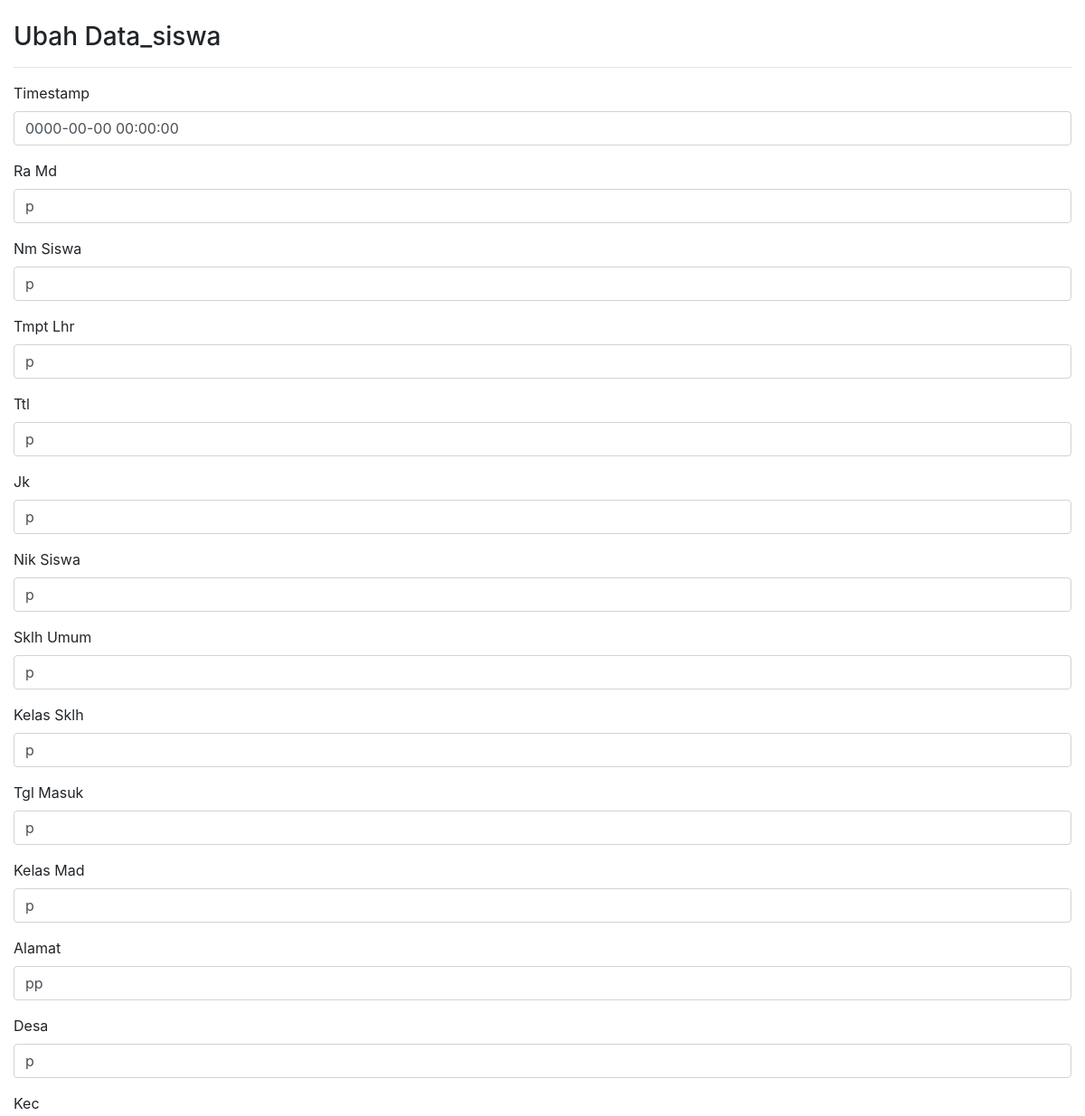
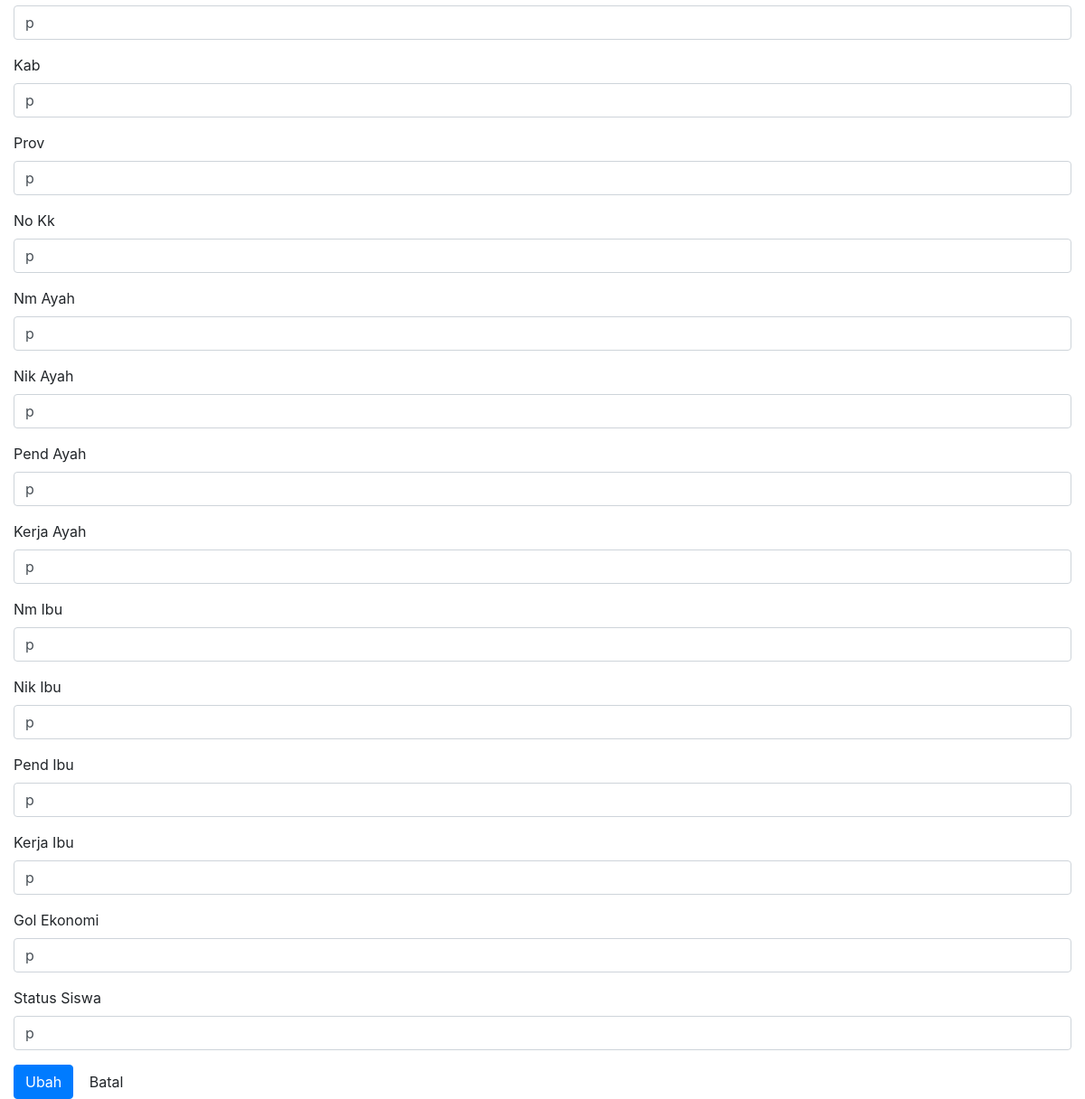
The page /index.php/data_siswa/update/2.html on the database its author committed (2 pictures, top to bottom).
### tables this page shows
CREATE TABLE `data_siswa` (
  `id` int(10) NOT NULL,
  `timestamp` timestamp NULL DEFAULT current_timestamp(),
  `ra_md` varchar(10) NOT NULL,
  `nm_siswa` varchar(200) NOT NULL,
  `tmpt_lhr` varchar(50) NOT NULL,
  `ttl` varchar(20) NOT NULL,
  `jk` varchar(10) NOT NULL,
  `nik_siswa` varchar(20) NOT NULL,
  `sklh_umum` varchar(50) DEFAULT NULL,
  `kelas_sklh` varchar(5) DEFAULT NULL,
  `tgl_masuk` varchar(20) NOT NULL,
  `kelas_mad` varchar(5) NOT NULL,
  `alamat` varchar(200) NOT NULL,
  `desa` varchar(100) NOT NULL,
  `kec` varchar(100) NOT NULL,
  `kab` varchar(100) NOT NULL,
  `prov` varchar(100) NOT NULL,
  `no_kk` varchar(100) NOT NULL,
  `nm_ayah` varchar(200) NOT NULL,
  `nik_ayah` varchar(100) NOT NULL,
  `pend_ayah` varchar(100) NOT NULL,
  `kerja_ayah` varchar(100) NOT NULL,
  `nm_ibu` varchar(200) NOT NULL,
  `nik_ibu` varchar(100) NOT NULL,
  `pend_ibu` varchar(100) NOT NULL,
  `kerja_ibu` varchar(100) NOT NULL,
  `gol_ekonomi` varchar(100) NOT NULL,
  `status_siswa` varchar(100) NOT NULL
);

### application/controllers/Data_siswa.php (called while the page is built, shortened)
<?php
class Data_siswa extends CI_Controller
{
    function __construct()
    {
        $this->load->model('Data_siswa_model');
        $this->load->library('form_validation');
    }
    public function update($id)
    {
        $row = $this->Data_siswa_model->get_by_id($id);
        if ($row) {
            $data = array(
                'button' => 'Ubah',
                'action' => site_url('data_siswa/update_action'),
		'id' => set_value('id', $row->id),
		'timestamp' => set_value('timestamp', $row->timestamp),
		'ra_md' => set_value('ra_md', $row->ra_md),
		'nm_siswa' => set_value('nm_siswa', $row->nm_siswa),
		'tmpt_lhr' => set_value('tmpt_lhr', $row->tmpt_lhr),
		'ttl' => set_value('ttl', $row->ttl),
		'jk' => set_value('jk', $row->jk),
		'nik_siswa' => set_value('nik_siswa', $row->nik_siswa),
		'sklh_umum' => set_value('sklh_umum', $row->sklh_umum),
		'kelas_sklh' => set_value('kelas_sklh', $row->kelas_sklh),
		'tgl_masuk' => set_value('tgl_masuk', $row->tgl_masuk),
		'kelas_mad' => set_value('kelas_mad', $row->kelas_mad),
		'alamat' => set_value('alamat', $row->alamat),
		'desa' => set_value('desa', $row->desa),
		'kec' => set_value('kec', $row->kec),
		'kab' => set_value('kab', $row->kab),
		'prov' => set_value('prov', $row->prov),
		'no_kk' => set_value('no_kk', $row->no_kk),
		'nm_ayah' => set_value('nm_ayah', $row->nm_ayah),
		'nik_ayah' => set_value('nik_ayah', $row->nik_ayah),
		'pend_ayah' => set_value('pend_ayah', $row->pend_ayah),
		'kerja_ayah' => set_value('kerja_ayah', $row->kerja_ayah),
		'nm_ibu' => set_value('nm_ibu', $row->nm_ibu),
		'nik_ibu' => set_value('nik_ibu', $row->nik_ibu),
		'pend_ibu' => set_value('pend_ibu', $row->pend_ibu),
		'kerja_ibu' => set_value('kerja_ibu', $row->kerja_ibu),
		'gol_ekonomi' => set_value('gol_ekonomi', $row->gol_ekonomi),
		'status_siswa' => set_value('status_siswa', $row->status_siswa),
	    );
            $this->load->view('data_siswa/data_siswa_form', $data);
        } else {
            $this->session->set_flashdata('message', 'Data tidak ditemukan');
            redirect(site_url('data_siswa'));
        }
    }
}

### index.php (called while the page is built, shortened)
<?php
require_once BASEPATH.'core/CodeIgniter.php';

### application/models/Data_siswa_model.php (called while the page is built, shortened)
<?php
class Data_siswa_model extends CI_Model
{
    public $table = 'data_siswa';
    public $id = 'id';
    function get_by_id($id)
    {
        $this->db->where($this->id, $id);
        return $this->db->get($this->table)->row();
    }
}

### application/views/data_siswa/data_siswa_form.php (the view, shortened to what this page needs)
<!doctype html>
<html lang="en">
  <head>
    <link rel="stylesheet" href="https://cdnjs.cloudflare.com/ajax/libs/twitter-bootstrap/4.4.0/css/bootstrap.min.css" >
  </head>
  <body>
  <br>
  <div class="container-fluid">
        <h3 style="margin-top:0px"><?php echo $button ?> Data_siswa</h3>
        <hr>
        <form action="<?php echo $action; ?>" method="post" enctype="multipart/form-data">
	    <div class="form-group">
            <label for="timestamp">Timestamp <?php echo form_error('timestamp') ?></label>
            <input type="text" class="form-control" name="timestamp" id="timestamp" placeholder="Timestamp" autocomplete="off" value="<?php echo $timestamp; ?>" />
        </div>
	    <div class="form-group">
            <label for="varchar">Ra Md <?php echo form_error('ra_md') ?></label>
            <input type="text" class="form-control" name="ra_md" id="ra_md" placeholder="Ra Md" autocomplete="off" value="<?php echo $ra_md; ?>" />
        </div>
	    <div class="form-group">
            <label for="varchar">Nm Siswa <?php echo form_error('nm_siswa') ?></label>
            <input type="text" class="form-control" name="nm_siswa" id="nm_siswa" placeholder="Nm Siswa" autocomplete="off" value="<?php echo $nm_siswa; ?>" />
        </div>
	    <div class="form-group">
            <label for="varchar">Tmpt Lhr <?php echo form_error('tmpt_lhr') ?></label>
            <input type="text" class="form-control" name="tmpt_lhr" id="tmpt_lhr" placeholder="Tmpt Lhr" autocomplete="off" value="<?php echo $tmpt_lhr; ?>" />
        </div>
	    <div class="form-group">
            <label for="varchar">Ttl <?php echo form_error('ttl') ?></label>
            <input type="text" class="form-control" name="ttl" id="ttl" placeholder="Ttl" autocomplete="off" value="<?php echo $ttl; ?>" />
        </div>
	    <div class="form-group">
            <label for="varchar">Jk <?php echo form_error('jk') ?></label>
            <input type="text" class="form-control" name="jk" id="jk" placeholder="Jk" autocomplete="off" value="<?php echo $jk; ?>" />
        </div>
	    <div class="form-group">
            <label for="varchar">Nik Siswa <?php echo form_error('nik_siswa') ?></label>
            <input type="text" class="form-control" name="nik_siswa" id="nik_siswa" placeholder="Nik Siswa" autocomplete="off" value="<?php echo $nik_siswa; ?>" />
        </div>
	    <div class="form-group">
            <label for="varchar">Sklh Umum <?php echo form_error('sklh_umum') ?></label>
            <input type="text" class="form-control" name="sklh_umum" id="sklh_umum" placeholder="Sklh Umum" autocomplete="off" value="<?php echo $sklh_umum; ?>" />
        </div>
	    <div class="form-group">
            <label for="varchar">Kelas Sklh <?php echo form_error('kelas_sklh') ?></label>
            <input type="text" class="form-control" name="kelas_sklh" id="kelas_sklh" placeholder="Kelas Sklh" autocomplete="off" value="<?php echo $kelas_sklh; ?>" />
        </div>
	    <div class="form-group">
            <label for="varchar">Tgl Masuk <?php echo form_error('tgl_masuk') ?></label>
            <input type="text" class="form-control" name="tgl_masuk" id="tgl_masuk" placeholder="Tgl Masuk" autocomplete="off" value="<?php echo $tgl_masuk; ?>" />
        </div>
	    <div class="form-group">
            <label for="varchar">Kelas Mad <?php echo form_error('kelas_mad') ?></label>
            <input type="text" class="form-control" name="kelas_mad" id="kelas_mad" placeholder="Kelas Mad" autocomplete="off" value="<?php echo $kelas_mad; ?>" />
        </div>
	    <div class="form-group">
            <label for="varchar">Alamat <?php echo form_error('alamat') ?></label>
            <input type="text" class="form-control" name="alamat" id="alamat" placeholder="Alamat" autocomplete="off" value="<?php echo $alamat; ?>" />
        </div>
	    <div class="form-group">
            <label for="varchar">Desa <?php echo form_error('desa') ?></label>
            <input type="text" class="form-control" name="desa" id="desa" placeholder="Desa" autocomplete="off" value="<?php echo $desa; ?>" />
        </div>
	    <div class="form-group">
            <label for="varchar">Kec <?php echo form_error('kec') ?></label>
            <input type="text" class="form-control" name="kec" id="kec" placeholder="Kec" autocomplete="off" value="<?php echo $kec; ?>" />
        </div>
	    <div class="form-group">
            <label for="varchar">Kab <?php echo form_error('kab') ?></label>
            <input type="text" class="form-control" name="kab" id="kab" placeholder="Kab" autocomplete="off" value="<?php echo $kab; ?>" />
        </div>
	    <div class="form-group">
            <label for="varchar">Prov <?php echo form_error('prov') ?></label>
            <input type="text" class="form-control" name="prov" id="prov" placeholder="Prov" autocomplete="off" value="<?php echo $prov; ?>" />
        </div>
	    <div class="form-group">
            <label for="varchar">No Kk <?php echo form_error('no_kk') ?></label>
            <input type="text" class="form-control" name="no_kk" id="no_kk" placeholder="No Kk" autocomplete="off" value="<?php echo $no_kk; ?>" />
        </div>
	    <div class="form-group">
            <label for="varchar">Nm Ayah <?php echo form_error('nm_ayah') ?></label>
            <input type="text" class="form-control" name="nm_ayah" id="nm_ayah" placeholder="Nm Ayah" autocomplete="off" value="<?php echo $nm_ayah; ?>" />
        </div>
	    <div class="form-group">
            <label for="varchar">Nik Ayah <?php echo form_error('nik_ayah') ?></label>
            <input type="text" class="form-control" name="nik_ayah" id="nik_ayah" placeholder="Nik Ayah" autocomplete="off" value="<?php echo $nik_ayah; ?>" />
        </div>
	    <div class="form-group">
            <label for="varchar">Pend Ayah <?php echo form_error('pend_ayah') ?></label>
            <input type="text" class="form-control" name="pend_ayah" id="pend_ayah" placeholder="Pend Ayah" autocomplete="off" value="<?php echo $pend_ayah; ?>" />
        </div>
	    <div class="form-group">
            <label for="varchar">Kerja Ayah <?php echo form_error('kerja_ayah') ?></label>
            <input type="text" class="form-control" name="kerja_ayah" id="kerja_ayah" placeholder="Kerja Ayah" autocomplete="off" value="<?php echo $kerja_ayah; ?>" />
        </div>
	    <div class="form-group">
            <label for="varchar">Nm Ibu <?php echo form_error('nm_ibu') ?></label>
            <input type="text" class="form-control" name="nm_ibu" id="nm_ibu" placeholder="Nm Ibu" autocomplete="off" value="<?php echo $nm_ibu; ?>" />
        </div>
	    <div class="form-group">
            <label for="varchar">Nik Ibu <?php echo form_error('nik_ibu') ?></label>
            <input type="text" class="form-control" name="nik_ibu" id="nik_ibu" placeholder="Nik Ibu" autocomplete="off" value="<?php echo $nik_ibu; ?>" />
        </div>
	    <div class="form-group">
            <label for="varchar">Pend Ibu <?php echo form_error('pend_ibu') ?></label>
            <input type="text" class="form-control" name="pend_ibu" id="pend_ibu" placeholder="Pend Ibu" autocomplete="off" value="<?php echo $pend_ibu; ?>" />
        </div>
	    <div class="form-group">
            <label for="varchar">Kerja Ibu <?php echo form_error('kerja_ibu') ?></label>
            <input type="text" class="form-control" name="kerja_ibu" id="kerja_ibu" placeholder="Kerja Ibu" autocomplete="off" value="<?php echo $kerja_ibu; ?>" />
        </div>
	    <div class="form-group">
            <label for="varchar">Gol Ekonomi <?php echo form_error('gol_ekonomi') ?></label>
            <input type="text" class="form-control" name="gol_ekonomi" id="gol_ekonomi" placeholder="Gol Ekonomi" autocomplete="off" value="<?php echo $gol_ekonomi; ?>" />
        </div>
	    <div class="form-group">
            <label for="varchar">Status Siswa <?php echo form_error('status_siswa') ?></label>
            <input type="text" class="form-control" name="status_siswa" id="status_siswa" placeholder="Status Siswa" autocomplete="off" value="<?php echo $status_siswa; ?>" />
        </div>
	    <button type="submit" class="btn btn-primary"><?php echo $button ?></button>
	    <a href="<?php echo site_url('data_siswa') ?>" class="btn btn-default">Batal</a>
	</form>
</div>
</body>
</html>

### rows shown on the page
data_siswa: timestamp "0000-00-00 00:00:00", ra_md "p", nm_siswa "p", tmpt_lhr "p", ttl "p", jk "p", nik_siswa "p", sklh_umum "p", kelas_sklh "p", tgl_masuk "p", kelas_mad "p", alamat "pp", desa "p", kec "p", kab "p", prov "p", no_kk "p", nm_ayah "p", nik_ayah "p", pend_ayah "p", kerja_ayah "p", nm_ibu "p", nik_ibu "p", pend_ibu "p", kerja_ibu "p", gol_ekonomi "p", status_siswa "p"

### other values the page prints
$button "Ubah"
